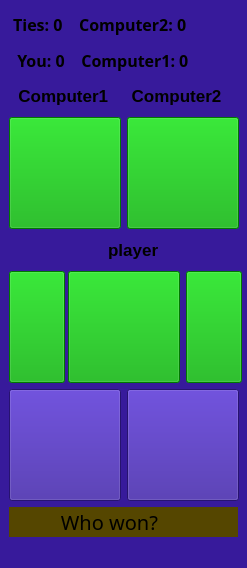
<?xml version="1.0" encoding="UTF-8"?>
<ui version="4.0">
 <class>MainWindow</class>
 <widget class="QMainWindow" name="MainWindow">
  <property name="geometry">
   <rect>
    <x>0</x>
    <y>0</y>
    <width>247</width>
    <height>568</height>
   </rect>
  </property>
  <property name="minimumSize">
   <size>
    <width>247</width>
    <height>568</height>
   </size>
  </property>
  <property name="maximumSize">
   <size>
    <width>268</width>
    <height>576</height>
   </size>
  </property>
  <property name="windowTitle">
   <string>Palam Polum Pilish</string>
  </property>
  <property name="windowIcon">
   <iconset>
    <normaloff>ohhand.png</normaloff>ohhand.png</iconset>
  </property>
  <property name="styleSheet">
   <string notr="true">background-color: rgb(55, 26, 155);</string>
  </property>
  <widget class="QWidget" name="centralwidget">
   <layout class="QGridLayout" name="gridLayout">
    <item row="2" column="0" colspan="4">
     <widget class="QLabel" name="label_4">
      <property name="font">
       <font>
        <pointsize>13</pointsize>
        <bold>true</bold>
       </font>
      </property>
      <property name="text">
       <string>  Computer1     Computer2</string>
      </property>
     </widget>
    </item>
    <item row="3" column="0" colspan="2">
     <widget class="QPushButton" name="btn_computer1">
      <property name="sizePolicy">
       <sizepolicy hsizetype="Minimum" vsizetype="Expanding">
        <horstretch>0</horstretch>
        <verstretch>0</verstretch>
       </sizepolicy>
      </property>
      <property name="minimumSize">
       <size>
        <width>112</width>
        <height>112</height>
       </size>
      </property>
      <property name="maximumSize">
       <size>
        <width>112</width>
        <height>112</height>
       </size>
      </property>
      <property name="font">
       <font>
        <pointsize>33</pointsize>
       </font>
      </property>
      <property name="styleSheet">
       <string notr="true">background-color: rgb(0, 170, 0);</string>
      </property>
      <property name="text">
       <string/>
      </property>
      <property name="iconSize">
       <size>
        <width>112</width>
        <height>112</height>
       </size>
      </property>
     </widget>
    </item>
    <item row="10" column="0" colspan="4">
     <widget class="QLabel" name="how_win">
      <property name="font">
       <font>
        <family>Script MT Bold</family>
        <pointsize>15</pointsize>
        <bold>false</bold>
        <kerning>false</kerning>
       </font>
      </property>
      <property name="contextMenuPolicy">
       <enum>Qt::PreventContextMenu</enum>
      </property>
      <property name="styleSheet">
       <string notr="true">background-color: rgb(85, 70, 0);</string>
      </property>
      <property name="frameShadow">
       <enum>QFrame::Plain</enum>
      </property>
      <property name="text">
       <string>          Who won?</string>
      </property>
     </widget>
    </item>
    <item row="9" column="0" colspan="2">
     <widget class="QPushButton" name="btn_onhand">
      <property name="sizePolicy">
       <sizepolicy hsizetype="Minimum" vsizetype="Expanding">
        <horstretch>0</horstretch>
        <verstretch>0</verstretch>
       </sizepolicy>
      </property>
      <property name="minimumSize">
       <size>
        <width>112</width>
        <height>112</height>
       </size>
      </property>
      <property name="maximumSize">
       <size>
        <width>112</width>
        <height>112</height>
       </size>
      </property>
      <property name="font">
       <font>
        <pointsize>33</pointsize>
       </font>
      </property>
      <property name="styleSheet">
       <string notr="true"/>
      </property>
      <property name="text">
       <string/>
      </property>
      <property name="icon">
       <iconset>
        <normaloff>ohhand.png</normaloff>ohhand.png</iconset>
      </property>
      <property name="iconSize">
       <size>
        <width>120</width>
        <height>112</height>
       </size>
      </property>
     </widget>
    </item>
    <item row="3" column="2" colspan="2">
     <widget class="QPushButton" name="btn_computer2">
      <property name="sizePolicy">
       <sizepolicy hsizetype="Minimum" vsizetype="Expanding">
        <horstretch>0</horstretch>
        <verstretch>0</verstretch>
       </sizepolicy>
      </property>
      <property name="minimumSize">
       <size>
        <width>112</width>
        <height>112</height>
       </size>
      </property>
      <property name="maximumSize">
       <size>
        <width>112</width>
        <height>112</height>
       </size>
      </property>
      <property name="font">
       <font>
        <pointsize>33</pointsize>
       </font>
      </property>
      <property name="styleSheet">
       <string notr="true">background-color: rgb(0, 170, 0);</string>
      </property>
      <property name="text">
       <string/>
      </property>
      <property name="iconSize">
       <size>
        <width>112</width>
        <height>112</height>
       </size>
      </property>
     </widget>
    </item>
    <item row="6" column="1" colspan="2">
     <widget class="QPushButton" name="btn_you">
      <property name="sizePolicy">
       <sizepolicy hsizetype="Minimum" vsizetype="Expanding">
        <horstretch>0</horstretch>
        <verstretch>0</verstretch>
       </sizepolicy>
      </property>
      <property name="minimumSize">
       <size>
        <width>112</width>
        <height>112</height>
       </size>
      </property>
      <property name="maximumSize">
       <size>
        <width>56</width>
        <height>112</height>
       </size>
      </property>
      <property name="font">
       <font>
        <pointsize>33</pointsize>
       </font>
      </property>
      <property name="styleSheet">
       <string notr="true">background-color: rgb(0, 170, 0);</string>
      </property>
      <property name="text">
       <string/>
      </property>
      <property name="iconSize">
       <size>
        <width>112</width>
        <height>112</height>
       </size>
      </property>
     </widget>
    </item>
    <item row="9" column="2" colspan="2">
     <widget class="QPushButton" name="btn_backhand">
      <property name="sizePolicy">
       <sizepolicy hsizetype="Minimum" vsizetype="Expanding">
        <horstretch>0</horstretch>
        <verstretch>0</verstretch>
       </sizepolicy>
      </property>
      <property name="minimumSize">
       <size>
        <width>112</width>
        <height>112</height>
       </size>
      </property>
      <property name="maximumSize">
       <size>
        <width>112</width>
        <height>112</height>
       </size>
      </property>
      <property name="font">
       <font>
        <pointsize>33</pointsize>
       </font>
      </property>
      <property name="styleSheet">
       <string notr="true"/>
      </property>
      <property name="text">
       <string/>
      </property>
      <property name="icon">
       <iconset>
        <normaloff>backhand.png</normaloff>backhand.png</iconset>
      </property>
      <property name="iconSize">
       <size>
        <width>112</width>
        <height>112</height>
       </size>
      </property>
     </widget>
    </item>
    <item row="5" column="0" colspan="3">
     <widget class="QLabel" name="label_2">
      <property name="font">
       <font>
        <pointsize>13</pointsize>
        <bold>true</bold>
       </font>
      </property>
      <property name="text">
       <string>                     player</string>
      </property>
     </widget>
    </item>
    <item row="6" column="3">
     <widget class="QPushButton" name="btn2_unvisivable">
      <property name="sizePolicy">
       <sizepolicy hsizetype="Minimum" vsizetype="Expanding">
        <horstretch>0</horstretch>
        <verstretch>0</verstretch>
       </sizepolicy>
      </property>
      <property name="minimumSize">
       <size>
        <width>56</width>
        <height>112</height>
       </size>
      </property>
      <property name="maximumSize">
       <size>
        <width>56</width>
        <height>112</height>
       </size>
      </property>
      <property name="font">
       <font>
        <pointsize>33</pointsize>
       </font>
      </property>
      <property name="styleSheet">
       <string notr="true">background-color: rgb(0, 170, 0);</string>
      </property>
      <property name="text">
       <string/>
      </property>
     </widget>
    </item>
    <item row="6" column="0">
     <widget class="QPushButton" name="btn1_unvisivable">
      <property name="sizePolicy">
       <sizepolicy hsizetype="Minimum" vsizetype="Expanding">
        <horstretch>0</horstretch>
        <verstretch>0</verstretch>
       </sizepolicy>
      </property>
      <property name="minimumSize">
       <size>
        <width>56</width>
        <height>112</height>
       </size>
      </property>
      <property name="maximumSize">
       <size>
        <width>56</width>
        <height>112</height>
       </size>
      </property>
      <property name="font">
       <font>
        <pointsize>33</pointsize>
       </font>
      </property>
      <property name="styleSheet">
       <string notr="true">background-color: rgb(0, 170, 0);</string>
      </property>
      <property name="text">
       <string/>
      </property>
     </widget>
    </item>
    <item row="0" column="0" colspan="4">
     <widget class="QLabel" name="scoreboard_2">
      <property name="font">
       <font>
        <family>Segoe Print</family>
        <pointsize>12</pointsize>
        <bold>true</bold>
       </font>
      </property>
      <property name="text">
       <string> Ties: 0    Computer2: 0   </string>
      </property>
     </widget>
    </item>
    <item row="1" column="0" colspan="4">
     <widget class="QLabel" name="scoreboard">
      <property name="font">
       <font>
        <family>Segoe Print</family>
        <pointsize>12</pointsize>
        <bold>true</bold>
       </font>
      </property>
      <property name="text">
       <string>  You: 0    Computer1: 0        </string>
      </property>
     </widget>
    </item>
   </layout>
  </widget>
  <widget class="QMenuBar" name="menubar">
   <property name="geometry">
    <rect>
     <x>0</x>
     <y>0</y>
     <width>247</width>
     <height>22</height>
    </rect>
   </property>
  </widget>
  <widget class="QStatusBar" name="statusbar"/>
 </widget>
 <resources/>
 <connections/>
</ui>
